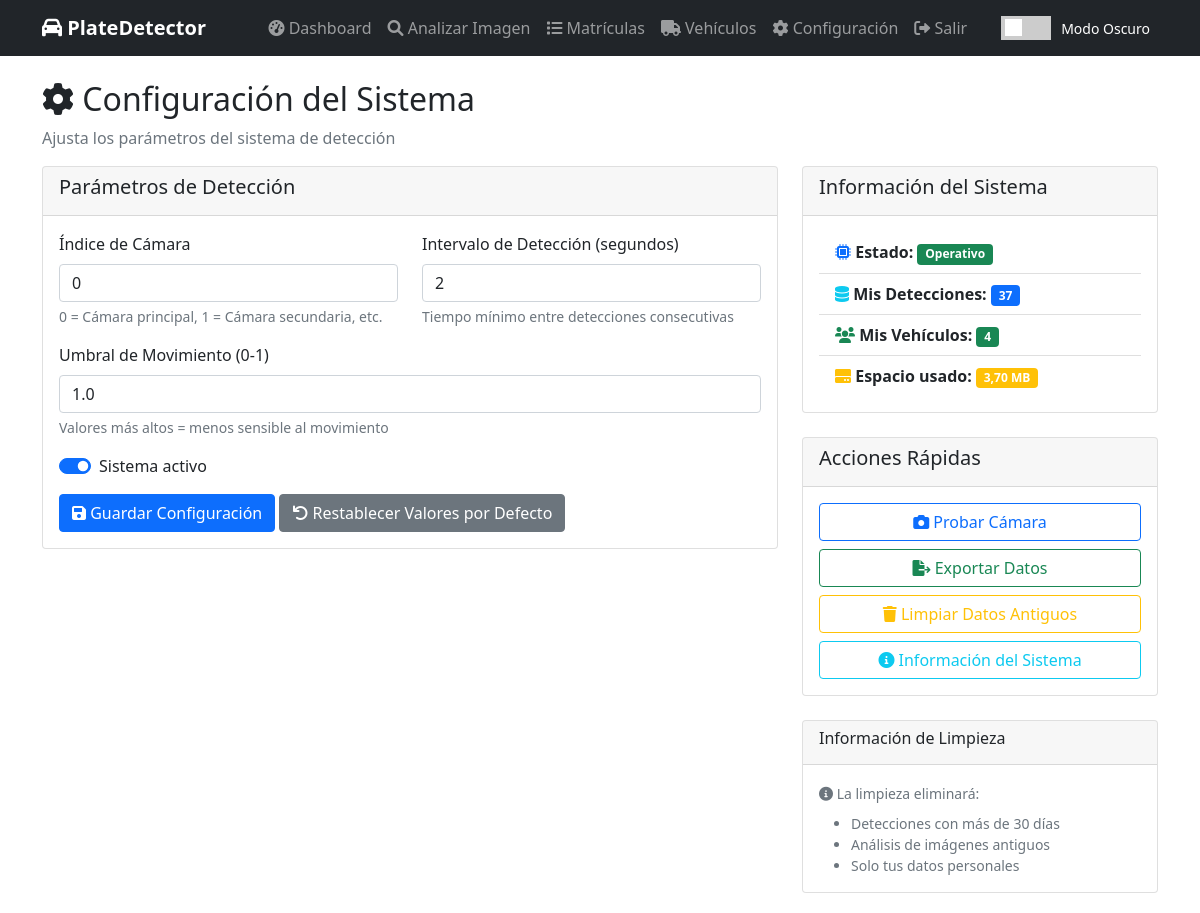
/settings/ (signed in), run on an earlier commit of the app's database.
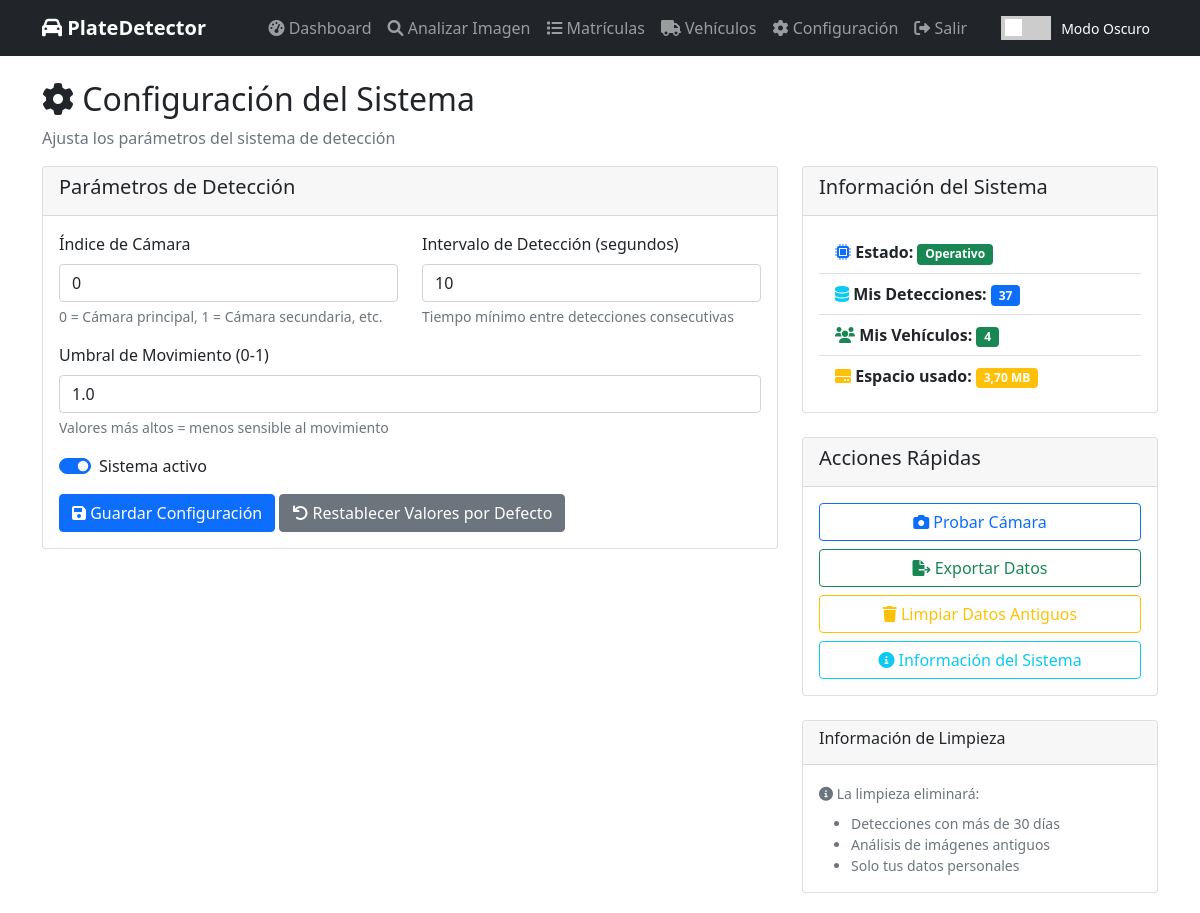
And on a later commit of the database.
### plate_detector/models.py (models this page shows, shortened)
class DetectionSettings(models.Model):
    motion_threshold = models.FloatField(default=0.5)
    camera_index = models.IntegerField(default=0)
    detection_interval = models.IntegerField(default=5)
    is_active = models.BooleanField(default=True)

### plate_detector/views.py (the view)
# urls.py: path('settings/', views.settings_view, name='settings'),
@login_required
def settings_view(request):
    settings_obj, created = DetectionSettings.objects.get_or_create(id=1)
    if request.method == 'POST':
        form = SettingsForm(request.POST, instance=settings_obj)
        if form.is_valid():
            form.save()
            return redirect('settings')
    else:
        form = SettingsForm(instance=settings_obj)
    total_detections = PlateDetection.objects.count()
    total_vehicles = Vehicle.objects.count()
    return render(request, 'settings.html', {
        'form': form,
        'total_detections': total_detections,
        'total_vehicles': total_vehicles,
        'storage_used': total_detections * 0.1  # Estimación simple
    })

### plate_detector/forms.py
class SettingsForm(forms.ModelForm):
    class Meta:
        model = DetectionSettings
        fields = ['motion_threshold', 'camera_index', 'detection_interval', 'is_active']
        widgets = {
            'motion_threshold': forms.NumberInput(attrs={'class': 'form-control', 'step': '0.1'}),
            'camera_index': forms.NumberInput(attrs={'class': 'form-control'}),
            'detection_interval': forms.NumberInput(attrs={'class': 'form-control'}),
            'is_active': forms.CheckboxInput(attrs={'class': 'form-check-input'}),
        }

### plate_detector/templates/settings.html (shortened to what the changed rows need)
{% extends 'base.html' %}
{% block content %}
<div class="row">
    <div class="col-md-12">
        <h2><i class="fas fa-cog"></i> Configuración del Sistema</h2>
    </div>
</div>
<div class="row">
    <div class="col-md-8">
        <div class="card">
            <div class="card-body">
                <form method="post">
                    <div class="row">
                        <div class="col-md-6">
                            <div class="mb-3">
                                <label for="id_camera_index" class="form-label">Índice de Cámara</label>
                                {{ form.camera_index }}
                                <div class="form-text">
                                    0 = Cámara principal, 1 = Cámara secundaria, etc.
                                </div>
                            </div>
                        </div>
                        <div class="col-md-6">
                            <div class="mb-3">
                                <label for="id_detection_interval" class="form-label">Intervalo de Detección (segundos)</label>
                                {{ form.detection_interval }}
                                <div class="form-text">
                                    Tiempo mínimo entre detecciones consecutivas
                                </div>
                            </div>
                        </div>
                    </div>
                    <div class="mb-3">
                        <label for="id_motion_threshold" class="form-label">Umbral de Movimiento (0-1)</label>
                                {{ form.motion_threshold }}
                        <div class="form-text">
                            Valores más altos = menos sensible al movimiento
                        </div>
                    </div>
                    <div class="mb-3 form-check form-switch">
                        {{ form.is_active }}
                        <label class="form-check-label" for="id_is_active">
                            Sistema activo
                        </label>
                    </div>
                </form>
            </div>
        </div>
    </div>
</div>
{% endblock %}

What changed in the data, as far as the page shows it:
changed DetectionSettings: detection_interval "2" → "10"
